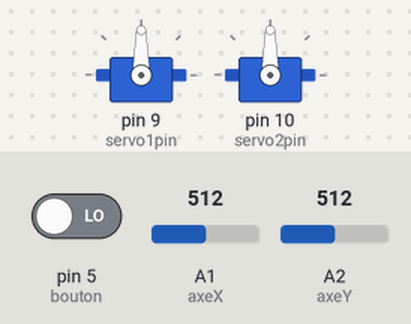
A sketch run on a simulated Arduino Uno, built with avr-gcc and run on an emulated ATmega328P. Parts: 2 × servo. Inputs (shaded band) come from the test bench; at power-on: A1 (axeX) = 512, A2 (axeY) = 512, pin 5 (bouton) LOW.

Above: at 1.2 s.
1.3 s: A1 (axeX) set to 716
At 2.2 s:
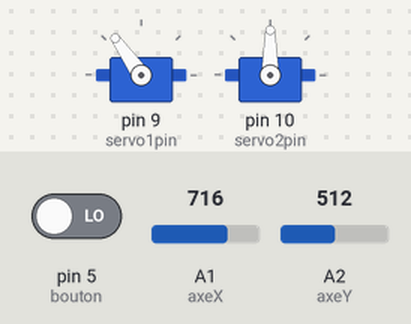
2.9 s: A2 (axeY) set to 716
At 3.5 s:
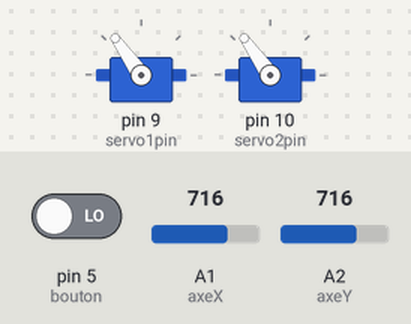
4.4 s: pin 5 (bouton) driven HIGH
At 4.8 s:
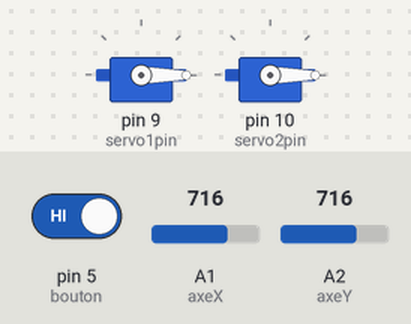
5.9 s: pin 5 (bouton) driven LOW
At 6.2 s:
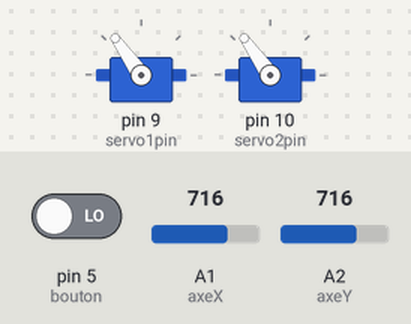
7.4 s: A1 (axeX) set to 900
At 8.6 s:
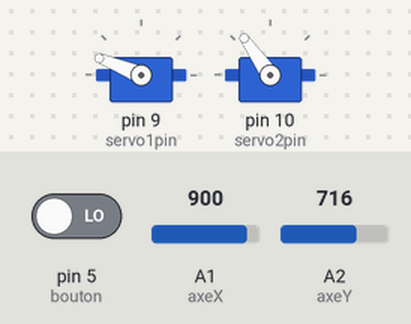
8.9 s: A2 (axeY) set to 900
At 10.1 s:
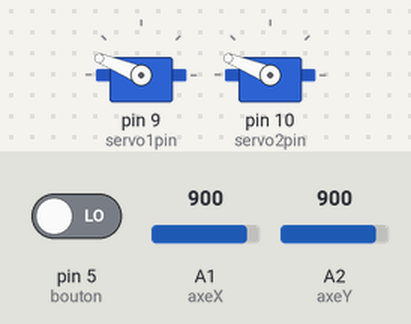
Timing chart, 0 to 11.4 s (numbered marks = the images above; inputs shaded):
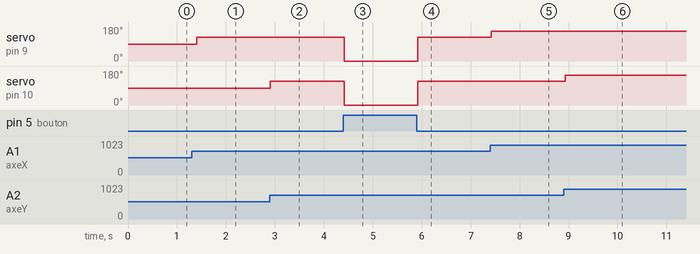

The sketch:

servomoteur_joystick.ino
```cpp
#include <Servo.h>  // Importation de la librairie servo

// Paramètres servomoteurs
Servo servomotor1;         //création instance d'un servomoteur
Servo servomotor2;         //création instance d'un servomoteur
const int servo1pin = 9;   // Numero de pin ou est relié le servomoteur 1
const int servo2pin = 10;  // Numero de pin ou est relié le servomoteur 2
int angle1;                // Angle de rotation du servomoteur 1 (0-180)
int angle2;                // Angle de rotation du servomoteur 2 (0-180)
// Paramètres joystick
const int axeX = 1;        // nuemro de pin entrée analogique reliée à l'axeX
const int axeY = 2;        // nuemro de pin entrée analogique reliée à l'axeY
const int bouton = 5;      // nuemro de pin entrée numérique reliée au bouton poussoir

void setup()
{
    servomotor1.attach(servo1pin);
    servomotor2.attach(servo2pin);
    pinMode(bouton, INPUT);
}

void loop()
{
    delay(50);
    angle1 = map(analogRead(axeX), 0, 1023, 0, 180); // calcul angle servo1
    angle2 = map(analogRead(axeY), 0, 1023, 0, 180); // calcul angle servo2
    servomotor1.write(angle1);   // Envoie commande de rotation du servomoteur 1
    servomotor2.write(angle2);   // Envoie commande de rotation du servomoteur 2
    if (digitalRead(bouton) == HIGH) {
       servomotor1.write(0);     // position de repos
       servomotor2.write(0);     // position de repos
    }
    delay(100);
}
```

Measured:
- after the input at 1.3 s, servo on pin 9 (servo1pin): 90° → 125° after 0.11 s
- after the input at 2.9 s, servo on pin 10 (servo2pin): 90° → 125° at once
- after the input at 4.4 s, servo on pin 9 (servo1pin), servo on pin 10 (servo2pin): 125° → 0° at once
- after the input at 5.9 s, servo on pin 9 (servo1pin), servo on pin 10 (servo2pin): 0° → 125° at once
- after the input at 7.4 s, servo on pin 9 (servo1pin): 125° → 158° at once
- after the input at 8.9 s, servo on pin 10 (servo2pin): 125° → 158° at once
